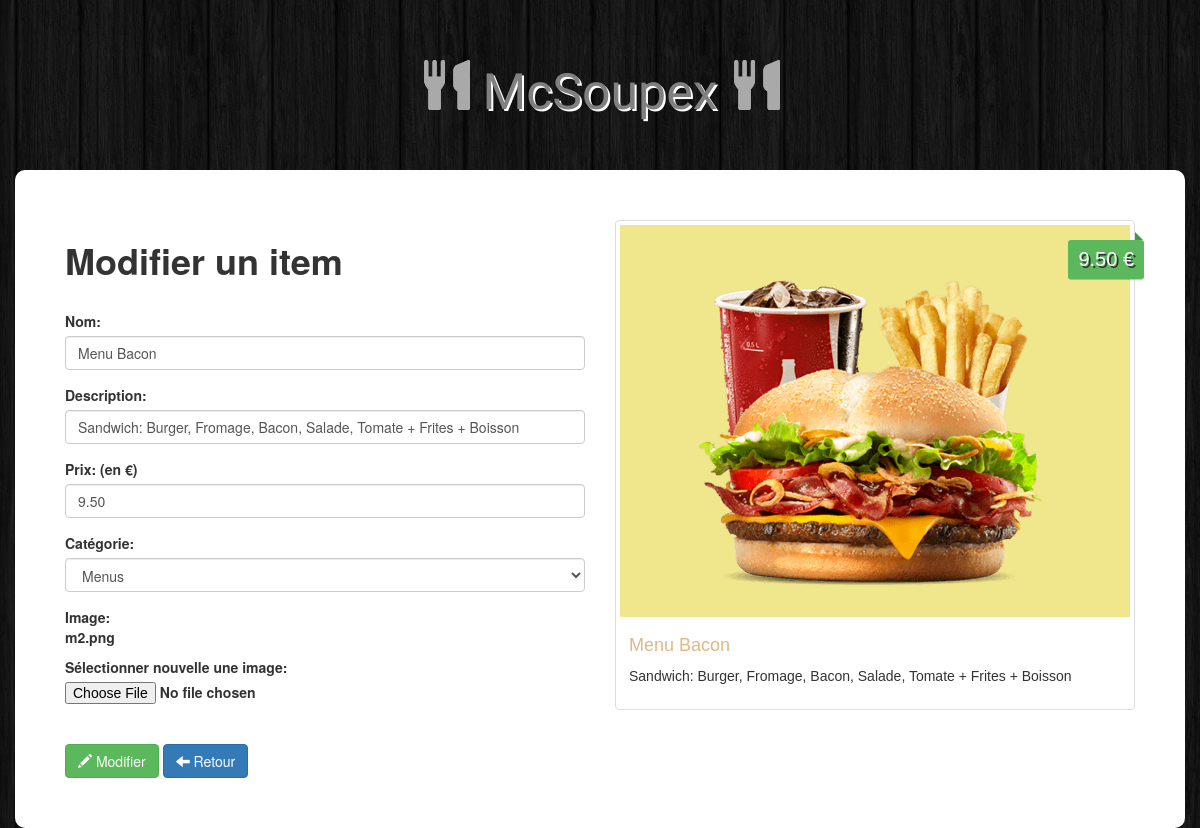
/Admin/update.php?id=2, run on the app's committed database.
### tables this page shows
CREATE TABLE items (
  id int NOT NULL AUTO_INCREMENT,
  name varchar(100) NOT NULL,
  description varchar(255) NOT NULL,
  price numeric(7,2) NOT NULL,
  img varchar(255) NOT NULL,
  category int NOT NULL,
  primary key(id),
  key(category)
);

### Admin/update.php (the view, shortened to what this page needs)
<?php
    if(!empty($_GET['id']))
    {
        $id = checkInput($_GET['id']);
    }
    $name = "";
    $description = "";
    $price = "";
    $category = "";
    $image = "";
    if(!empty($_POST))
    {
        $name               = checkInput($_POST['name']);
        $description        = checkInput($_POST['description']);
        $price              = checkInput($_POST['price']);
        $category           = checkInput($_POST['category']);
        $image              = checkInput($_FILES['image']['name']);
        $imagePath          = '../ressources/images/'. basename($image);
        $imageExtension     = pathinfo($imagePath,PATHINFO_EXTENSION);
        $isSuccess          = true;
        if(empty($name))
        {
            $nameError = 'Ce champ ne peut pas être vide';
            $isSuccess = false;
        }
        if(empty($description))
        {
            $descriptionError = 'Ce champ ne peut pas être vide';
            $isSuccess = false;
        }
        if(empty($price))
        {
            $priceError = 'Ce champ ne peut pas être vide';
            $isSuccess = false;
        }
        if(empty($category))
        {
            $categoryError = 'Ce champ ne peut pas être vide';
            $isSuccess = false;
        }
        if(empty($image))
        {
            $isImageUpdated = false;
        }
        else
        {
            $isImageUpdated = true;
            $isUploadSuccess = true;
            if($imageExtension != "jpg" && $imageExtension != "png" && $imageExtension != "jpeg" && $imageExtension != "gif" )
            {
                $imageError = "Les fichiers autorises sont: .jpg, .jpeg, .png, .gif";
                $isUploadSuccess = false;
            }
            if($_FILES["image"]["size"] > 500000)
            {
                $imageError = "Le fichier ne doit pas depasser les 500KB";
                $isUploadSuccess = false;
            }
            if($isUploadSuccess)
            {
                if(!move_uploaded_file($_FILES["image"]["tmp_name"], $imagePath))
                {
                    $imageError = "Il y a eu une erreur lors de l'upload";
                    $isUploadSuccess = false;
                }
            }
        }
        if($isSuccess)
        {
            $db = Db::connect();
            if($isImageUpdated){
                $statement = $db->prepare("update items set name = ?, description = ?, price = ?, category = ?,img = ? where id = ?");
                $statement->execute(array($name,$description,$price,$category,$image,$id));
            }
            else{
                $statement = $db->prepare("update items set name= ?, description = ?, price = ?, category = ? where id = ?");
                $statement->execute(array($name,$description,$price,$category,$id));
            }
            Db::disconnect();
            header("Location: index.php");
        }
        else if($isImageUpdated && !$isUploadSuccess)
        {
            $db = Db::connect();
            $statement = $db->prepare("SELECT * FROM items where id = ?");
            $statement->execute(array($id));
            $item = $statement->fetch();
            $image= $item['img'];
            Db::disconnect();
        }
    }else{
        $db = Db::connect();
        $statement = $db->prepare("select * from items where id = ?");
        $statement->execute(array($id));
        $item = $statement->fetch();
        $name = $item['name'];
        $description =$item['description'];
        $price = $item['price'];
        $category = $item['category'];
        $image = $item['img'];
    }
    function checkInput($data)
    {
      $data = trim($data);
      $data = stripslashes($data);
      $data = htmlspecialchars($data);
      return $data;
    }
?>
<!DOCTYPE html>
<html>
  <head>
    <link rel="stylesheet" href="https://maxcdn.bootstrapcdn.com/bootstrap/3.4.0/css/bootstrap.min.css"/>
    <link rel="stylesheet" type="text/css" href="../css/style.css" />
  <body>
        <h1 class="textLogo"><span class="glyphicon glyphicon-cutlery"></span> McSoupex <span class="glyphicon glyphicon-cutlery"></span></h1>
         <div class="container admin">
            <div class="row">
                <div class="col-sm-6">
                    <h1><strong>Modifier un item</strong></h1>
                    <br>
                    <form class="form" action="<?php echo 'update.php?id='. $id ;?>" role="form" method="post" enctype="multipart/form-data">
                        <div class="form-group">
                            <label for="name">Nom:</label>
                            <input type="text" class="form-control" id="name" name="name" placeholder="Nom" value="<?php echo utf8_encode($name);?>"/>
                        </div>
                        <div class="form-group">
                            <label for="description">Description:</label>
                            <input type="text" class="form-control" id="description" name="description" placeholder="Description" value="<?php echo $description;?>">
                        </div>
                        <div class="form-group">
                            <label for="price">Prix: (en €)</label>
                            <input type="number" step="0.01" class="form-control" id="price" name="price" placeholder="Prix" value="<?php echo $price;?>"/>
                        </div>
                        <div class="form-group">
                            <label for="category">Catégorie:</label>
                            <select class="form-control" id="category" name="category">
                            <?php
                            $db = Db::connect();
                            foreach ($db->query('SELECT * FROM categories') as $row)
                            {
                                    if($row['id'] == $category){
                                        echo '<option selected="selected" value="'. $row['id'] .'">'. $row['name'] . '</option>';
                                    }
                                    else
                                        echo '<option value="'. $row['id'] .'">'. $row['name'] . '</option>';
                            }
                            ?>
                            </select>
                        </div>
                        <div class="form-group">
                            <label for="image">Image:</image>
                            <p><?php echo $image; ?></p>
                            <label for="image">Sélectionner nouvelle une image:</label>
                            <input type="file" id="image" name="image"/>
                        </div>
                        <br>
                        <div class="form-actions">
                            <button type="submit" class="btn btn-success"><span class="glyphicon glyphicon-pencil"></span> Modifier</button>
                            <a class="btn btn-primary" href="index.php"><span class="glyphicon glyphicon-arrow-left"></span> Retour</a>
                        </div>
                    </form>
                </div>
                <div class="col-sm-6 site">
                <div class="thumbnail">
                    <img src="<?php echo '../ressources/images/'.$image;  ?>" alt="..." />
                    <div class="price"><?php echo number_format((float)$price,2,'.',""). ' €'; ?></div>
                    <div class="caption">
                    <h4><?php echo '   '. $name; ?></h4>
                    <p><?php echo '   '. $description;?></p>
                    </div>
                </div>
                </div>
            </div>
        </div>
    </body>
</html>

### css/style.css (style rules this page uses)
body { background: url(../ressources/images/bg.png); }
.site { font-family: "Gill Sans", "Gill Sans MT", Calibri, "Trebuchet MS", sans-serif; }
.textLogo { font-family: "Holtwood One SC", "sans-serif"; color: grey; text-shadow: 2px 2px white; font-size: 50px; padding: 40px 0px; text-align: center; }
.textLogo .glyphicon { color: darkgrey; text-shadow: 0px 0px darkgrey; }
.thumbnail img { background-color: khaki; }
.price { background: #5cb85c; box-shadow: 0 1px rgba(0, 0, 0, 0.2); -moz-box-shadow: 0 1px rgba(0, 0, 0, 0.2); -webkit-box-shadow: 0 1px rgba(0, 0, 0, 0.2); color: #fff; text-shadow: 2px 2px #333; position: absolute; right: 6px; top: 20px; padding: 5px 10px; font-size: 20px; border-radius: 3px; }
.price:before { border: 4px solid transparent; border-bottom: 4px solid #4a934a; border-left: 4px solid #4a934a; content: ""; position: absolute; right: 1px; top: -8px; }
.caption > h4 { color: burlywood; font-size: 18px; }
.admin { background: #fff; padding: 50px; border-radius: 10px; }

### data on the page
items: name "Menu Bacon", description "Sandwich: Burger, Fromage, Bacon, Salade, Tomate + Frites + Boisson", price "9.50", img "m2.png", img (picture)

### other printed values
form field category "Menus"
